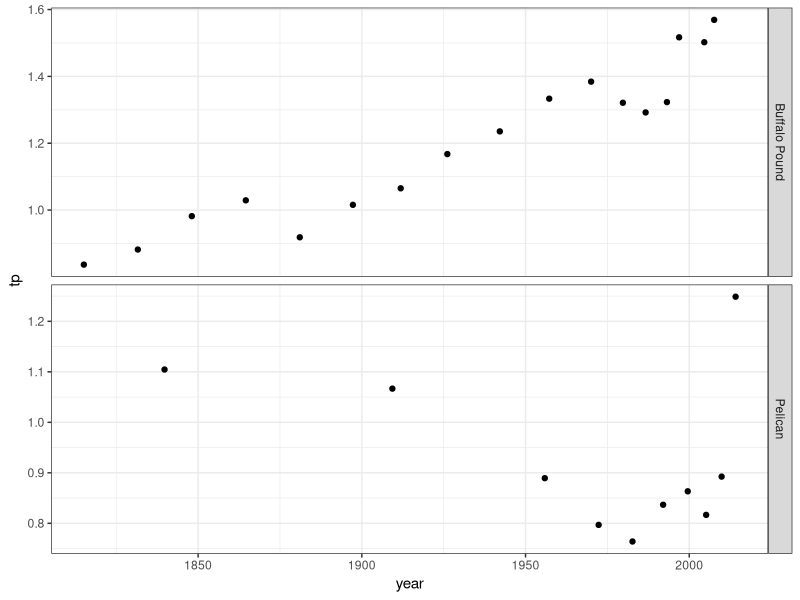
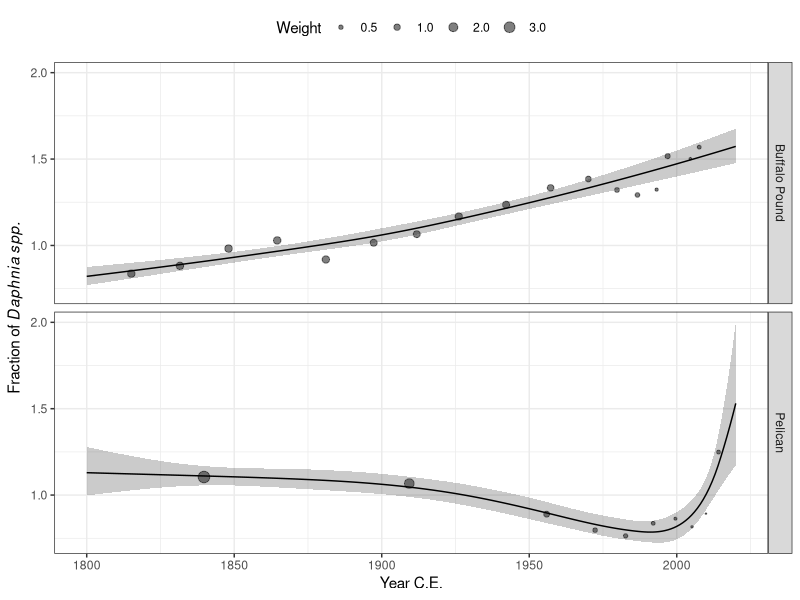
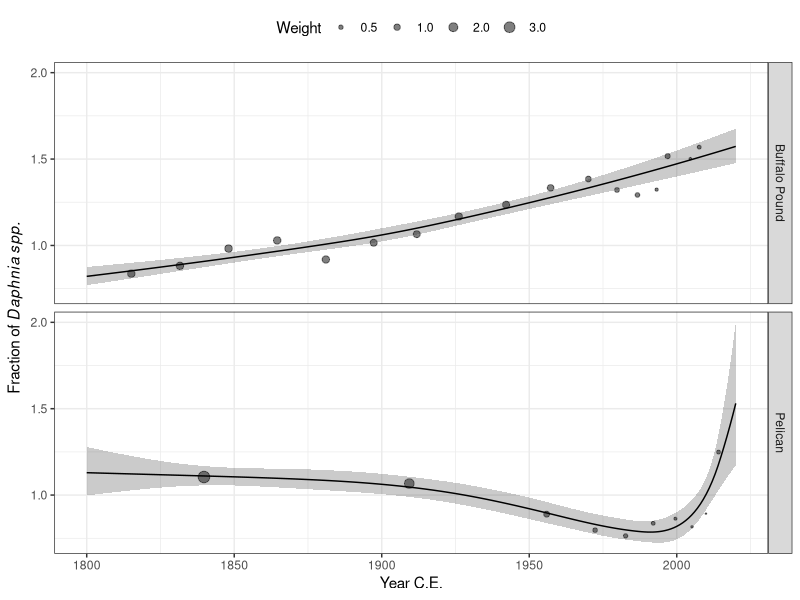

Recreate these plots in R, in order.
library('readr')   # for importing data
library('dplyr')   # for data wrangling funtions; e.g. mutate(), select(), %>%
library('tidyr')   # for data wrangling funcrions; e.g. expand_grid(), pivot_*
library('ggplot2') # for plotting
library('mgcv')    # for modeling
theme_set(theme_bw())

d <- read_csv('data/full-dataset.csv',
              col_types = cols(.default = 'd', lake = 'f')) %>%
  filter(!is.na(tp))

# plotting ####
ggplot(d, aes(year, tp)) +
  facet_grid(lake ~ ., scales = 'free_y') +
  geom_point(na.rm = TRUE)

# modelling ####
m.tp <- gam(tp ~ lake + s(year, k = 10, by = lake, bs = 'ad'),
            family = Gamma(link = 'log'),
            data = d,
            method = 'REML',
            weights = weight)

pred <-
  expand_grid(lake = levels(d$lake), year = seq(1800, 2020)) %>%
  mutate(predict(m.tp, tibble(lake = lake, year = year), se.fit = TRUE) %>%
           bind_cols(),
         mu = exp(fit),
         lwr = exp(fit - 1.96 * se.fit),
         upr = exp(fit + 1.96 * se.fit))

ggplot() +
  facet_grid(lake ~ .) +
  geom_point(aes(year, tp, size = weight), d, alpha = 0.5, na.rm = TRUE) +
  geom_ribbon(aes(year, ymin = lwr, ymax = upr), pred, alpha = 0.25) +
  geom_line(aes(year, mu), pred) +
  labs(x = 'Year C.E.', y = expression(Fraction~of~italic(Daphnia~spp.))) +
  scale_size('Weight', range = range(d$weight), breaks = c(0.5, 1:3)) +
  theme(legend.position = 'top')

ggsave('figures/phosphorus.png', width = 3.23, height = 2, dpi = 300, scale = 2)
